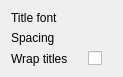
         <widget class="QWidget" name="iconArea">
          <property name="geometry">
           <rect>
            <x>0</x>
            <y>0</y>
            <width>123</width>
            <height>75</height>
           </rect>
          </property>
          <layout class="QGridLayout" name="gridLayout_4">
           <property name="horizontalSpacing">
            <number>20</number>
           </property>
           <item row="1" column="1">
            <widget class="SizeInputWidget" name="iconSpacing" native="true"/>
           </item>
           <item row="0" column="1">
            <widget class="FontPropertyWidget" name="iconTitleFont" native="true"/>
           </item>
           <item row="0" column="0">
            <widget class="QLabel" name="iconTitleFontLabel">
             <property name="text">
              <string>Title font</string>
             </property>
            </widget>
           </item>
           <item row="2" column="1">
            <widget class="QCheckBox" name="iconTitleWrap">
             <property name="text">
              <string/>
             </property>
            </widget>
           </item>
           <item row="3" column="0">
            <spacer name="verticalSpacer_3">
             <property name="orientation">
              <enum>Qt::Vertical</enum>
             </property>
             <property name="sizeHint" stdset="0">
              <size>
               <width>20</width>
               <height>40</height>
              </size>
             </property>
            </spacer>
           </item>
           <item row="2" column="0">
            <widget class="QLabel" name="iconTitleWrapLabel">
             <property name="text">
              <string>Wrap titles</string>
             </property>
            </widget>
           </item>
           <item row="1" column="0">
            <widget class="QLabel" name="iconSpacingLabel">
             <property name="text">
              <string>Spacing</string>
             </property>
            </widget>
           </item>
           <item row="0" column="2">
            <spacer name="horizontalSpacer_5">
             <property name="orientation">
              <enum>Qt::Horizontal</enum>
             </property>
             <property name="sizeHint" stdset="0">
              <size>
               <width>40</width>
               <height>0</height>
              </size>
             </property>
            </spacer>
           </item>
          </layout>
         </widget>
